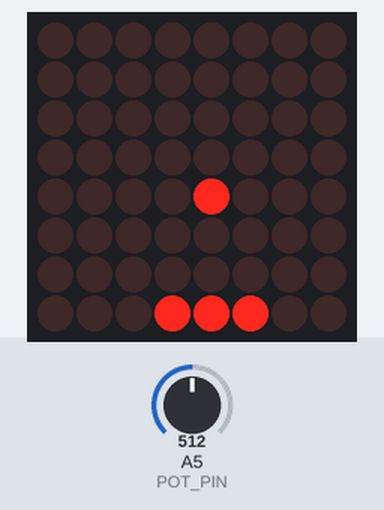
Recording of a sketch running on a simulated Arduino Uno, built with avr-gcc and run on an emulated ATmega328P. Shown: 8×8 LED matrix. The test bench sets the inputs (shaded band); at power-on: A5 (POT_PIN) = 512. Random numbers use the default seed unless the sketch sets one.

Above: at 2.84 s.
3.1 s: A5 (POT_PIN) set to 716
At 3.43 s:
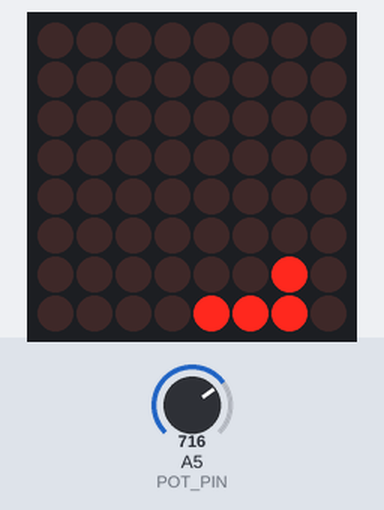
5.6 s: A5 (POT_PIN) set to 511
At 5.78 s:
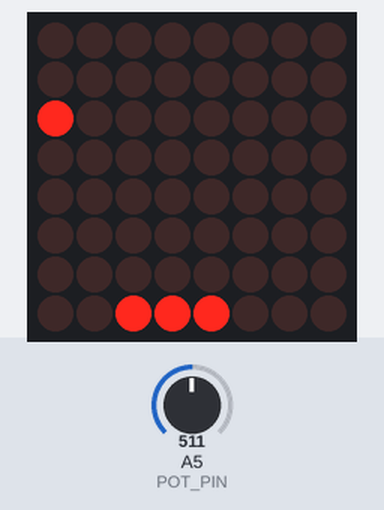
8.0 s: A5 (POT_PIN) set to 306
At 8.39 s:
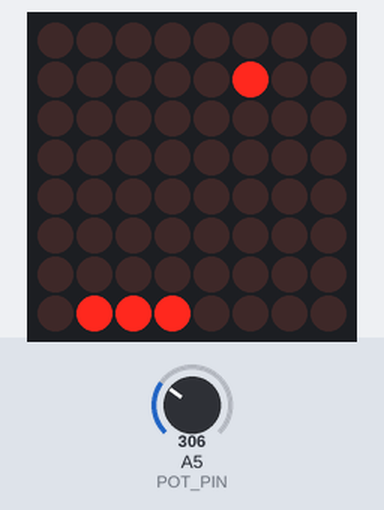
10.6 s: A5 (POT_PIN) set to 122
At 10.95 s:
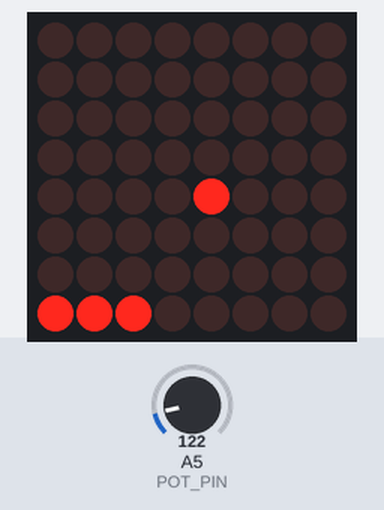
13.1 s: A5 (POT_PIN) set to 900
At 13.48 s:
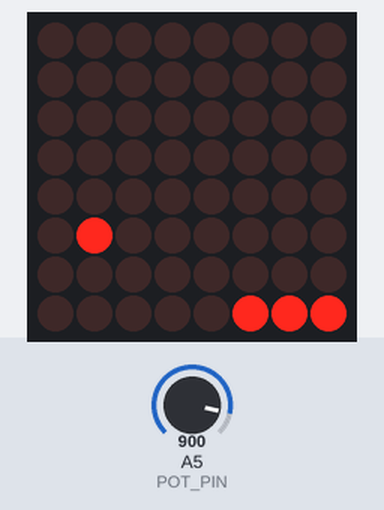
16.1 s: A5 (POT_PIN) set to 0
At 16.41 s:
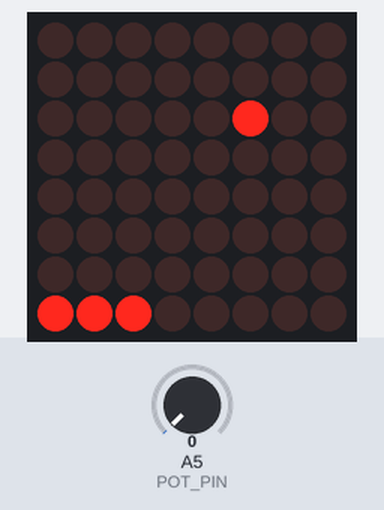

The sketch:

Projeto22.ino
```cpp
// Projeto 22 - Display de matriz de pontos LED - Pong Game

#include <LedControl.h>

#define POT_PIN 5 // Pino do Potenciômetro

LedControl myMatrix = LedControl(2, 4, 3, 1); // Cria uma instância de uma matriz

int column = 0, row = random(8);
int directionX = 1, directionY = 1;
int potVal;
int movement_interval = 300;
int counter = 0;

void setup()
{
  myMatrix.shutdown(0, false); // Modo de desligamento desligado
  myMatrix.setIntensity(0, 8); // Define o brilho como médio
  randomSeed(analogRead(0));   // Lê um valor aleatório no pino A0 e usa como "semente"
  oops();
}

void loop()
{
  potVal = analogRead(POT_PIN);        // Guarda o valor do potenciômetro
  potVal = map(potVal, 0, 1024, 0, 6); // Mapeia o valor lido entre 0 e 6;

  if (column == 6 && (potVal == row || potVal + 1 == row || potVal + 2 == row)) // Caso a bola esteja na coluna 6 e coincida com a raquete
    directionX = -1;                                                            // O sentido de movimento no eixo x se inverte
  if (column == 0)                                                              // Se a bola chegar na coluna 0
    directionX = 1;                                                             // O sentido de movimento no eixo x se inverte
  if (row == 7)                                                                 // Se a bola chegar na linha 7
    directionY = -1;                                                            // O sentido de movimento no eixo y se inverte
  if (row == 0)                                                                 // Se a bola chegar na linha 0
    directionY = 1;                                                             // O sentido de movimento no eixo y se inverte
  if (column == 7)                                                              // Se a bola ultrapassar a raquete
    oops();                                                                     // A função oops é chamada para piscar os LEDS e reiniciar os valores

  column += directionX; // As coordenadas das linhas e colunas são acrescidas
  row += directionY;    // pelos valores em directionX e directionY
  displayDashAndDot();  // Função que exibe a raquete
}

void oops()
{
  for (byte x = 0; x < 3; x++) // Acende todas as linhas e colunas piscando 3 vezes
  {
    myMatrix.clearDisplay(0);
    delay(250);

    for (byte y = 0; y < 8; y++)
    {
      myMatrix.setRow(0, y, 255);
    }
    delay(250);
  }

  counter = 0; // Reinicia o display (default)
  movement_interval = 300;
  column = 0;
  row = random(8);
  displayDashAndDot();
}

void displayDashAndDot()
{
  myMatrix.clearDisplay(0);              // Apaga o display
  myMatrix.setLed(0, column, row, HIGH); // Acende a posição da bola
  myMatrix.setLed(0, 7, potVal, HIGH);   // Acende a posição da raquete
  myMatrix.setLed(0, 7, potVal + 1, HIGH);
  myMatrix.setLed(0, 7, potVal + 2, HIGH);

  if (!(counter % 10)) // Diminui o intervalo de tempo em 5s à cada 10s
    movement_interval -= 5;

  delay(movement_interval);
  counter++;
}
```
